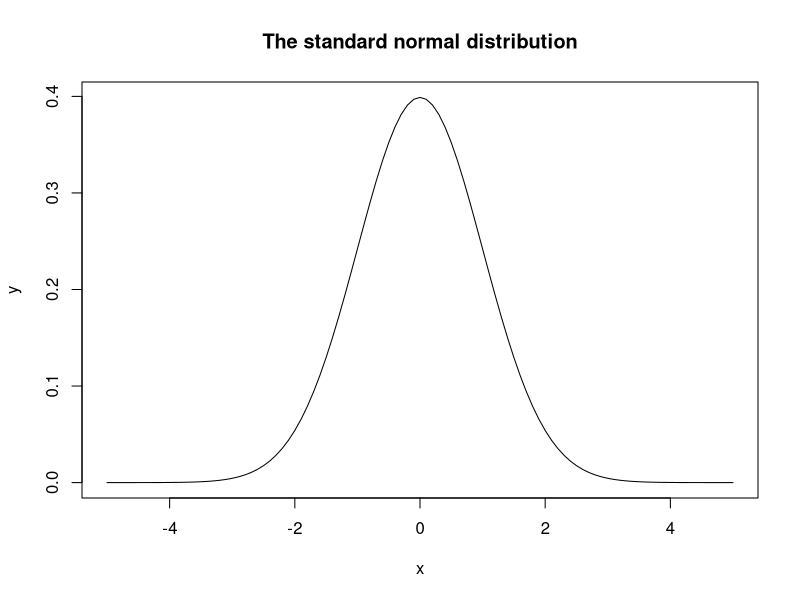
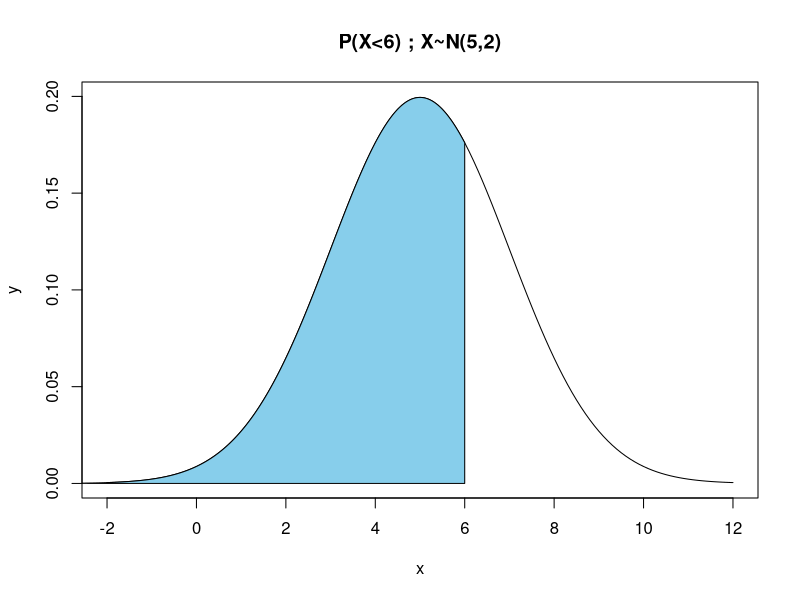
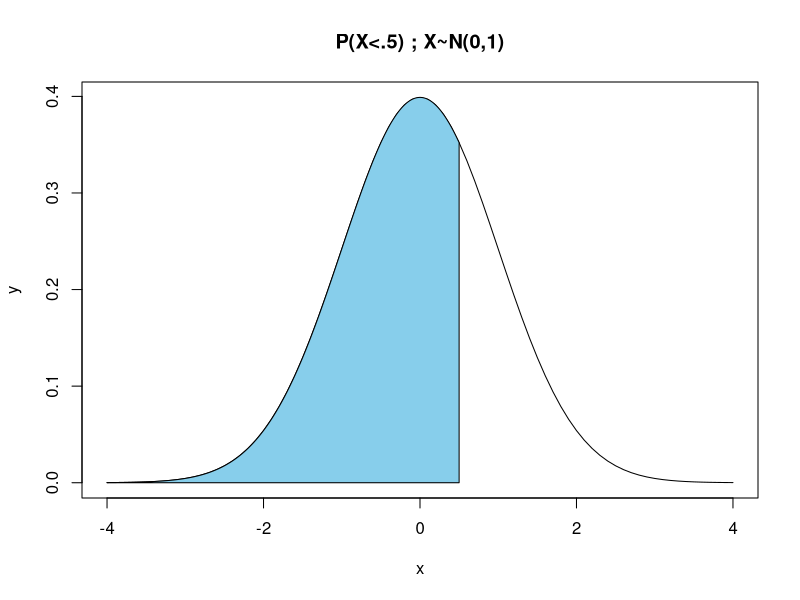
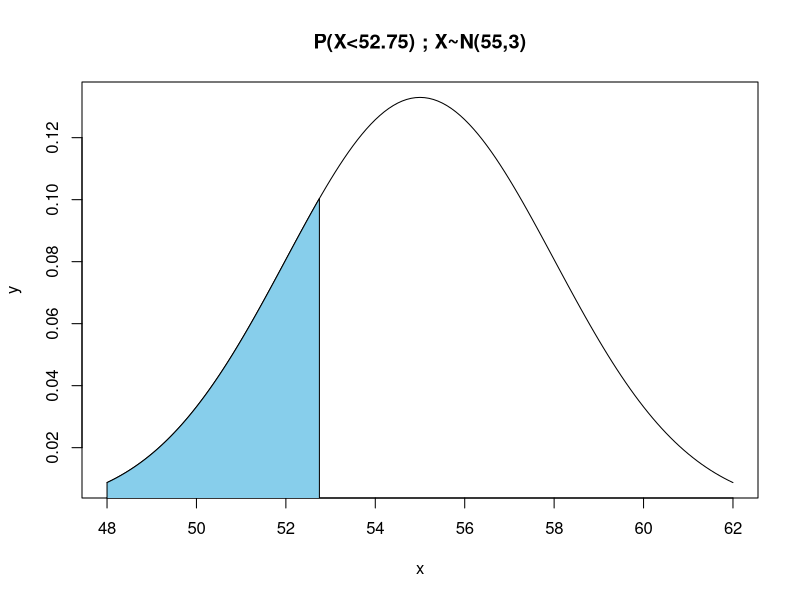
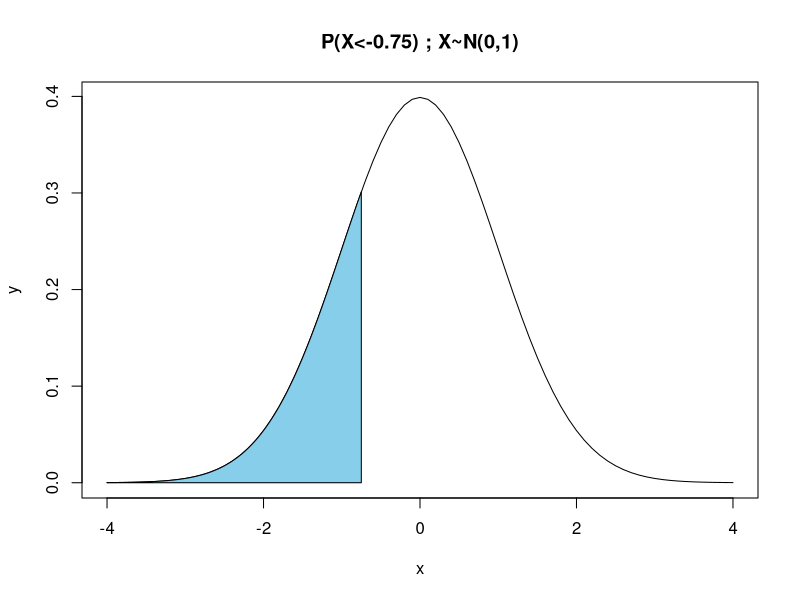
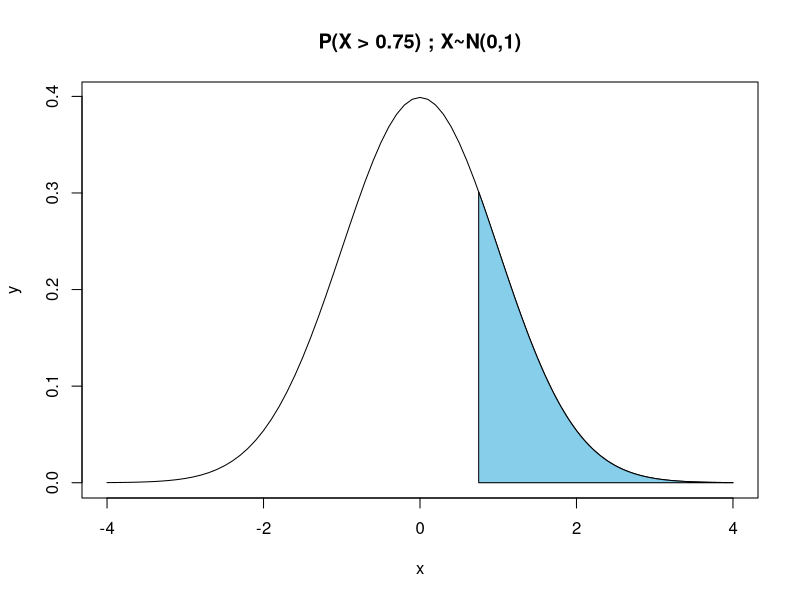
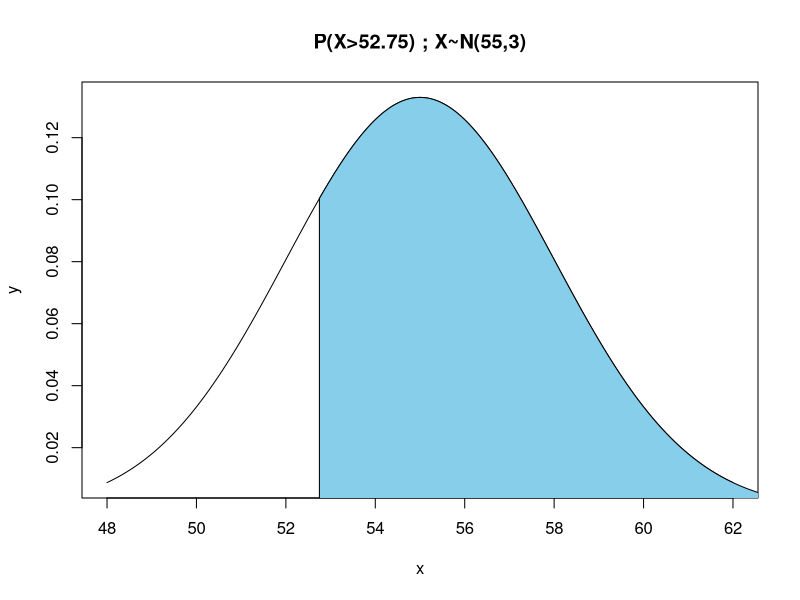

Generate these figures, in order, with R:
## ---- chunk 1
x<-seq(from=-5, to=5, by=.1)
y<-dnorm(x, mean=0, sd=1)
plot(x,y, type="l", main="The standard normal distribution")
## ---- chunk 2
pnorm(6, mean=5, sd=2)
## ---- chunk 3
x<-seq(from=-2, to=12, by=.1)
y<-dnorm(x, mean=5, sd=2)
plot(x,y, type="l", main="P(X<6) ; X~N(5,2)")
### The code below is for shading in an area under the curve
cord.x <- c(-2,seq(-3,6,0.01),6) 
 cord.y <- c(0,dnorm(seq(-3,6,0.01), mean=5, sd=2), 0) 
 polygon(cord.x,cord.y,col='skyblue')
## ---- chunk 4
pnorm(.5, mean=0, sd=1)
## ---- chunk 5
x<-seq(from=-4, to=4, by=.1)
y<-dnorm(x, mean=0, sd=1)
plot(x,y, type="l", main="P(X<.5) ; X~N(0,1)")
### The code below is for shading in an area under the curve
cord.x <- c(-4,seq(-4,0.5,0.01),0.5) 
 cord.y <- c(0,dnorm(seq(-4,0.5,0.01), mean=0, sd=1), 0) 
 polygon(cord.x,cord.y,col='skyblue')
## ---- chunk 6
pnorm(.5)
## ---- chunk 7
pnorm(52.75, mean=55, sd=3)
## ---- chunk 8
x<-seq(from=48, to=62, by=.1)
y<-dnorm(x, mean=55, sd=3)
plot(x,y, type="l", main="P(X<52.75) ; X~N(55,3)")
### The code below is for shading in an area under the curve
cord.x <- c(48,seq(48,52.75,0.01),52.75) 
 cord.y <- c(0,dnorm(seq(48,52.75,0.01) , mean=55, sd=3), 0) 
 polygon(cord.x,cord.y,col='skyblue')
## ---- chunk 9
x<-seq(from=-4, to=4, by=.1)
y<-dnorm(x, mean=0, sd=1)
plot(x,y, type="l", main="P(X<-0.75) ; X~N(0,1)")
### The code below is for shading in an area under the curve
cord.x <- c(-4,seq(-4,-0.75,0.01),-0.75) 
 cord.y <- c(0,dnorm(seq(-4,-0.75,0.01), mean=0, sd=1), 0) 
 polygon(cord.x,cord.y,col='skyblue')
## ---- chunk 10
x<-seq(from=-4, to=4, by=.1)
y<-dnorm(x, mean=0, sd=1)
plot(x,y, type="l", main="P(X > 0.75) ; X~N(0,1)")
### The code below is for shading in an area under the curve
cord.x <- c(0.75,seq(0.75, 4,0.01),4) 
 cord.y <- c(0,dnorm(seq(0.75,4,0.01), mean=0, sd=1), 0) 
 polygon(cord.x,cord.y,col='skyblue')
## ---- chunk 11
pnorm(52.75, mean=55, sd=3, lower.tail=FALSE)
## ---- chunk 12
x<-seq(from=48, to=62, by=.1)
y<-dnorm(x, mean=55, sd=3)
plot(x,y, type="l", main="P(X>52.75) ; X~N(55,3)")
### The code below is for shading in an area under the curve
cord.x <- c(52.75,seq(52.75,63,0.01), 63) 
 cord.y <- c(0,dnorm(seq(52.75,63,0.01) , mean=55, sd=3), 0) 
 polygon(cord.x,cord.y,col='skyblue')
## ---- chunk 13
qnorm(0.0985, mean=55, sd=3, lower.tail=FALSE)
